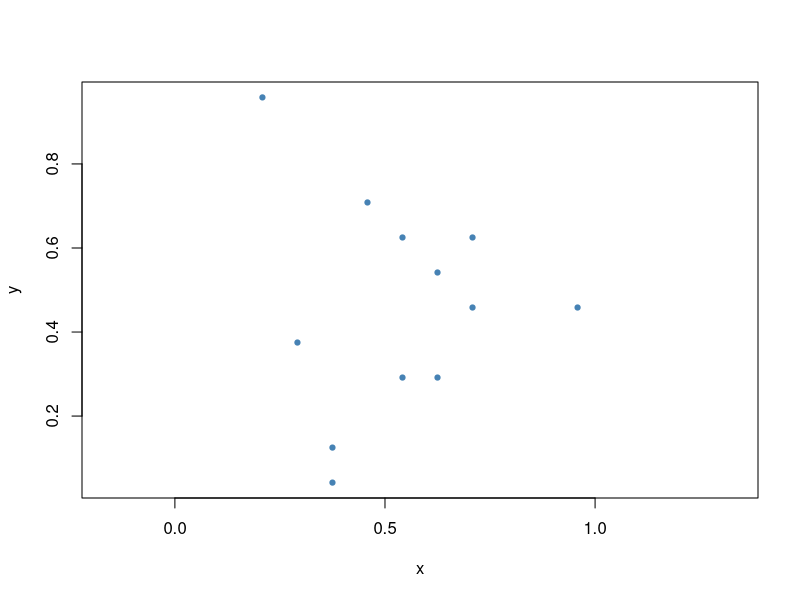

This chart was generated by the following R code:
# StatAtlas · Parte VIII unificata · kriging
# Snapshot dei punti modificati sulla mappa. Coordinate normalizzate, non geografiche.
d <- data.frame(
  x = c(
    0.2916666666666667, 0.6250000000000000, 0.5416666666666666, 0.6250000000000000, 0.2083333333333333, 0.3750000000000000,
    0.7083333333333334, 0.4583333333333333, 0.7083333333333334, 0.3750000000000000, 0.5416666666666666, 0.9583333333333334
  ),
  y = c(
    0.3750000000000000, 0.2916666666666667, 0.6250000000000000, 0.5416666666666666, 0.9583333333333334, 0.1250000000000000,
    0.6250000000000000, 0.7083333333333334, 0.4583333333333333, 0.04166666666666666, 0.2916666666666667, 0.4583333333333333
  ),
  z = c(
    -0.1935774898953781, -0.8025280852263408, -0.5275580750430543, -0.8595219311757960, -0.001393363377345469, -0.1954707630199746,
    -0.3973109669914958, 0.2228447575029909, -1.480900628369615, -0.5656522534208051, -1.415762602790495, 0.2516495485439929
  ),
  X = c(
    NA_real_, NA_real_, NA_real_, NA_real_, NA_real_, NA_real_,
    NA_real_, NA_real_, NA_real_, NA_real_, NA_real_, NA_real_
  )
)
plot(d$x,d$y,asp=1,pch=19,cex=.7,col="steelblue",xlab="x",ylab="y")
phi <- 0.2500000000000000
sigma2 <- 1; nugget <- 0.12
covF <- function(a,b) sigma2*exp(-as.matrix(dist(rbind(a,b)))[seq_len(nrow(a)), nrow(a)+seq_len(nrow(b)),drop=FALSE]/phi)
loc <- as.matrix(d[,c("x","y")]); n <- nrow(loc)
C <- covF(loc,loc)+diag(nugget,n)
c0 <- covF(loc,matrix(c(.5,.5),nrow=1))[,1]
A <- rbind(cbind(C,rep(1,n)),c(rep(1,n),0))
weights <- solve(A,c(c0,1)); w <- weights[seq_len(n)]; nu <- weights[n+1]
cat("Kriging al centro =",sum(w*d$z),"; varianza latente =",sigma2-sum(w*c0)-nu,"\n")
# Il campo sottostante è fisso mentre cambia il disegno dei sensori.
